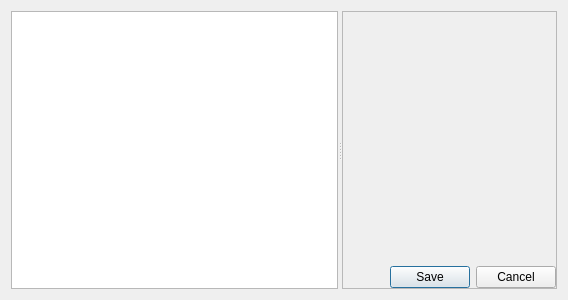
<?xml version="1.0" encoding="UTF-8"?>
<ui version="4.0">
 <class>PMH::Internal::PmhModeWidget</class>
 <widget class="QWidget" name="PMH::Internal::PmhModeWidget">
  <property name="geometry">
   <rect>
    <x>0</x>
    <y>0</y>
    <width>568</width>
    <height>300</height>
   </rect>
  </property>
  <property name="windowTitle">
   <string>Form</string>
  </property>
  <layout class="QGridLayout" name="gridLayout">
   <item row="0" column="0">
    <layout class="QHBoxLayout" name="patientBarLayout">
     <property name="spacing">
      <number>0</number>
     </property>
    </layout>
   </item>
   <item row="1" column="0">
    <widget class="QSplitter" name="splitter">
     <property name="orientation">
      <enum>Qt::Horizontal</enum>
     </property>
     <widget class="QWidget" name="layoutWidget">
      <layout class="QVBoxLayout" name="verticalLayout_2">
       <property name="spacing">
        <number>2</number>
       </property>
       <item>
        <layout class="QHBoxLayout" name="toolBarLayout"/>
       </item>
       <item>
        <widget class="Views::TreeView" name="treeView">
         <property name="editTriggers">
          <set>QAbstractItemView::NoEditTriggers</set>
         </property>
        </widget>
       </item>
      </layout>
     </widget>
     <widget class="QScrollArea" name="scrollArea">
      <property name="widgetResizable">
       <bool>true</bool>
      </property>
      <widget class="QWidget" name="scrollAreaWidgetContents_3">
       <property name="geometry">
        <rect>
         <x>-131</x>
         <y>0</y>
         <width>207</width>
         <height>181</height>
        </rect>
       </property>
       <layout class="QGridLayout" name="gridLayout_2">
        <property name="margin">
         <number>0</number>
        </property>
        <item row="0" column="0">
         <widget class="QStackedWidget" name="stackedWidget">
          <widget class="QWidget" name="Page1">
           <layout class="QVBoxLayout" name="verticalLayout">
            <property name="margin">
             <number>0</number>
            </property>
            <item>
             <widget class="PMH::PmhViewer" name="pmhViewer" native="true">
              <zorder>buttonBox</zorder>
             </widget>
            </item>
            <item>
             <widget class="QDialogButtonBox" name="buttonBox">
              <property name="standardButtons">
               <set>QDialogButtonBox::Cancel|QDialogButtonBox::Save</set>
              </property>
             </widget>
            </item>
           </layout>
          </widget>
         </widget>
        </item>
       </layout>
      </widget>
     </widget>
    </widget>
   </item>
  </layout>
 </widget>
 <customwidgets>
  <customwidget>
   <class>Views::TreeView</class>
   <extends>QTreeView</extends>
   <header location="global">listviewplugin/treeview.h</header>
  </customwidget>
  <customwidget>
   <class>PMH::PmhViewer</class>
   <extends>QWidget</extends>
   <header location="global">pmhplugin/pmhviewer.h</header>
   <container>1</container>
  </customwidget>
 </customwidgets>
 <resources/>
 <connections/>
</ui>
